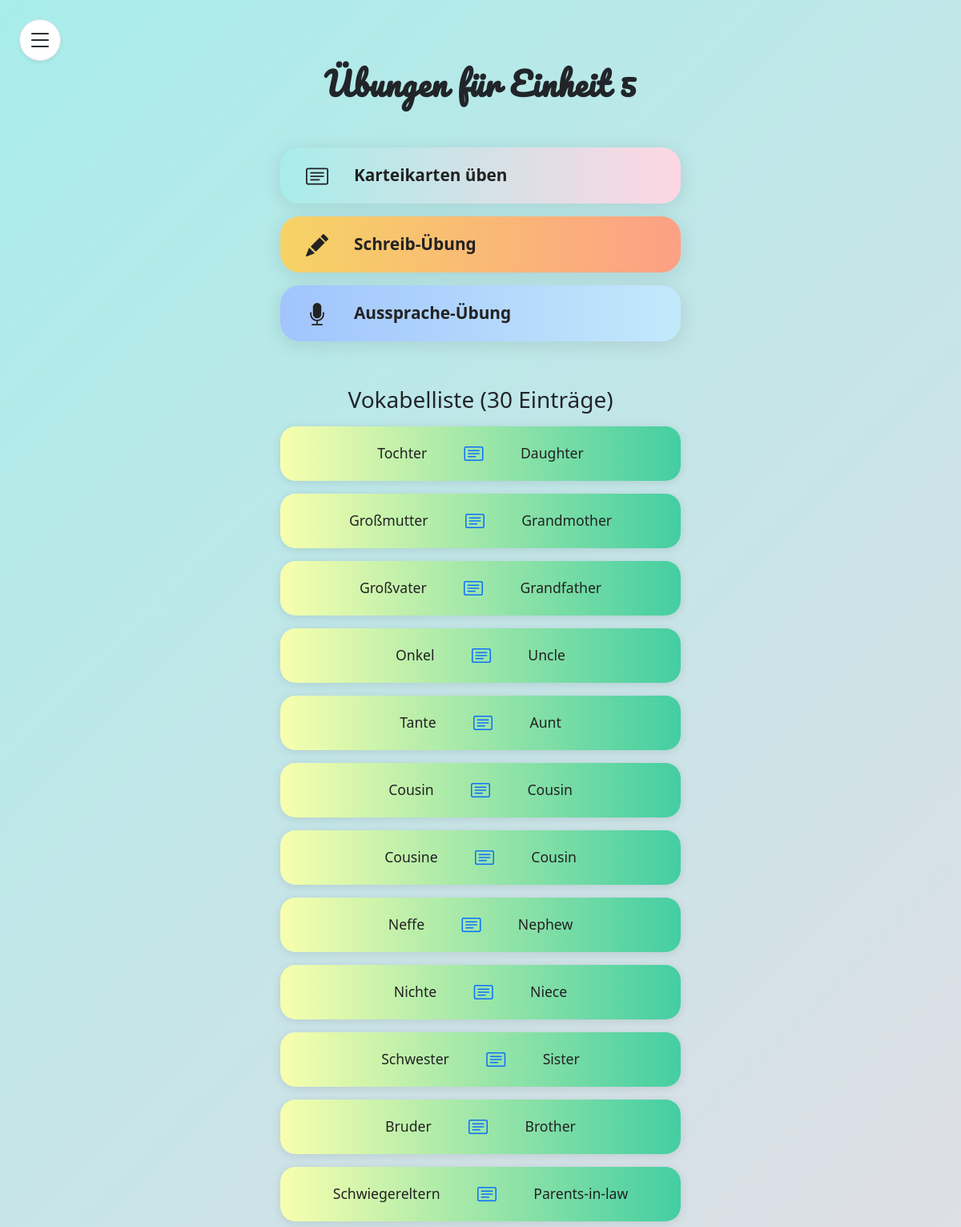
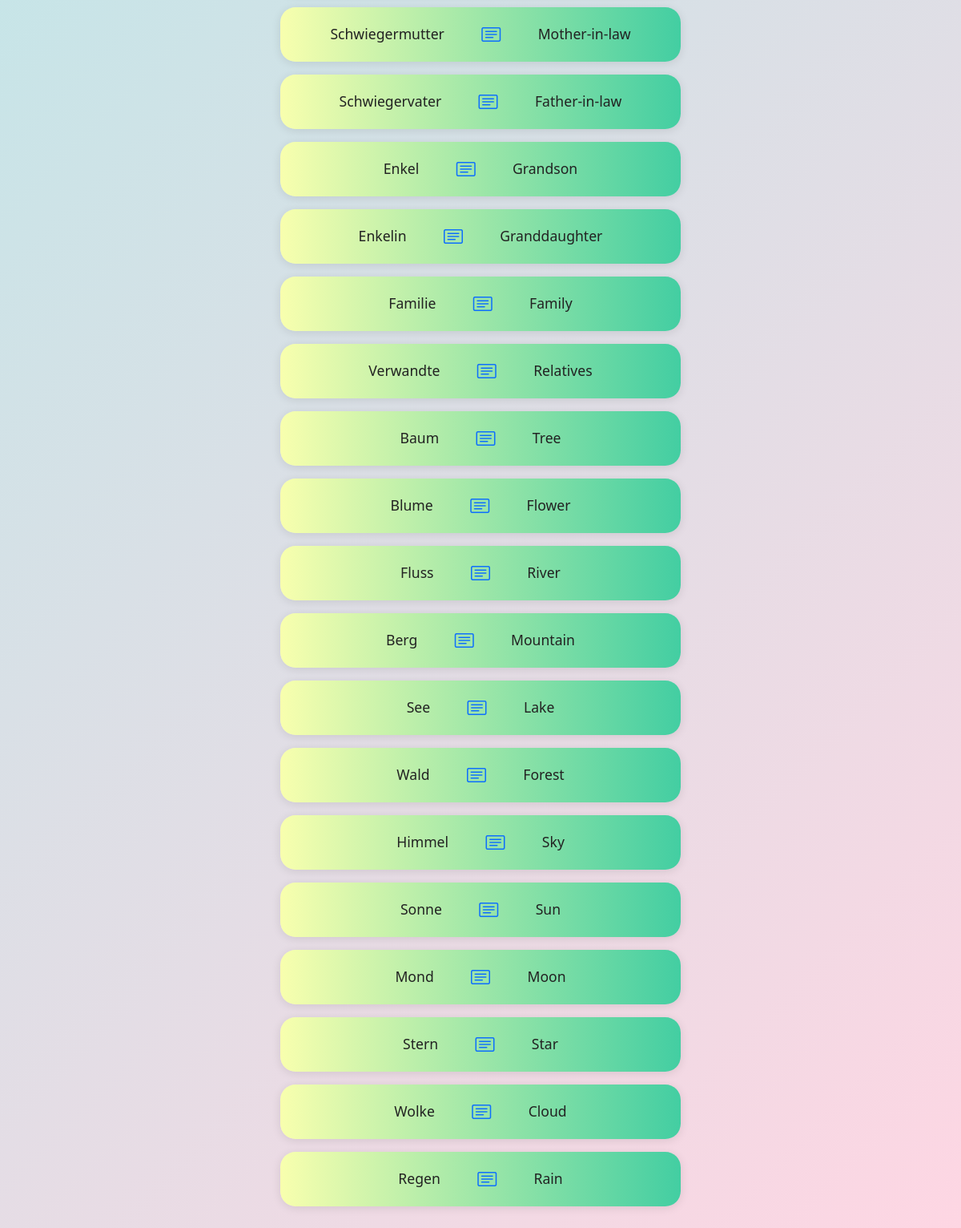
The page /karteikartenListe.php?einheit_id=5 (signed in) on the database its author committed (2 pictures, top to bottom).
### tables this page shows
CREATE TABLE Vocab(
    VID INT PriMARY KEY AUTO_INCREMENT,
    EID INT NOT NULL,
    DID INT NOT NULL,
    EinID INT NOT NULL,
    FOREIGN KEY (EID) REFERENCES Englisch_Vocab(EID),
    FOREIGN KEY (DID) REFERENCES Deutsch_Vocab(DID),
    FOREIGN KEY (EinID) REFERENCES Einheit(EinID)
);

CREATE TABLE Deutsch_Vocab (
    DID INT PriMARY KEY AUTO_INCREMENT,
    Wort VARCHAR(255) NOT NULL,
    Audio VARCHAR(255) NOT NULL,
    Bild VARCHAR(255)
);

CREATE TABLE Englisch_Vocab (
    EID INT PriMARY KEY AUTO_INCREMENT,
    Wort VARCHAR(255) NOT NULL,
    Audio VARCHAR(255) NOT NULL,
    Bild VARCHAR(255)
);

### karteiKartenListe.php (the view, shortened to what this page needs)
<?php
$einheit_id = intval($_GET['einheit_id']);
$servername = "localhost";
$username = "root";
$password = "root";
$dbname = "Triolingo";
$conn = new mysqli($servername, $username, $password, $dbname);
$sql = "SELECT v.VID, d.Wort AS Deutsch, e.Wort AS Englisch
        FROM Vocab v
        JOIN Deutsch_Vocab d ON v.DID = d.DID
        JOIN Englisch_Vocab e ON v.EID = e.EID
        WHERE v.EinID = ?";
$stmt = $conn->prepare($sql);
$stmt->bind_param("i", $einheit_id);
$stmt->execute();
$result = $stmt->get_result();
$vocab_count = $result->num_rows;
?>
<!DOCTYPE html>
<html lang="de">
<head>
    <link href="https://cdn.jsdelivr.net/npm/bootstrap@5.3.3/dist/css/bootstrap.min.css" rel="stylesheet">
    <link href="https://cdn.jsdelivr.net/npm/bootstrap-icons/font/bootstrap-icons.css" rel="stylesheet">
</head>
<body>
    <button id="sidebarToggleBtn" class="btn sidebar-toggle-btn border shadow-sm" type="button" data-bs-toggle="offcanvas" data-bs-target="#sidebar" aria-controls="sidebar" aria-label="Menü öffnen">
        <i class="bi bi-list fs-2"></i>
    </button>
    <div class="container-fluid" style="height: 100vh; position: relative;">
        <div class="main-content-center">
            <h2 class="fw-bold mb-4"
                style="letter-spacing:1px; font-family: 'Pacifico', cursive; font-size:2.5rem;">
                Übungen für Einheit <?= $einheit_id ?>
            </h2>
            <div class="exercise-buttons">
                <button onclick="redirectToExercise('karteiKarten')" class="exercise-btn exercise-btn-karteikarten">
                    <i class="bi bi-card-text me-3 fs-3"></i>
                    Karteikarten üben
                </button>
                <button onclick="redirectToExercise('writing')" class="exercise-btn exercise-btn-writing">
                    <i class="bi bi-pencil-fill me-3 fs-3"></i>
                    Schreib-Übung
                </button>
                <button onclick="redirectToExercise('talking')" class="exercise-btn exercise-btn-talking">
                    <i class="bi bi-mic-fill me-3 fs-3"></i>
                    Aussprache-Übung
                </button>
            </div>
            <h3 class="mb-3 mt-4">Vokabelliste (<?= $vocab_count ?> Einträge)</h3>
            <div class="flashcard-list">
                <?php
                if ($result->num_rows > 0) {
                    mysqli_data_seek($result, 0);
                    while ($row = $result->fetch_assoc()) {
                        echo '<div class="flashcard">';
                        echo '<div class="flashcard-content">';
                        echo '<span class="word">' . htmlspecialchars($row['Deutsch']) . '</span>';
                        echo '<span class="icon"><i class="bi bi-card-text"></i></span>';
                        echo '<span class="word">' . htmlspecialchars($row['Englisch']) . '</span>';
                        echo '</div>';
                        echo '</div>';
                    }
                } else {
                    echo '<div class="alert alert-info text-center w-100">Keine Karteikarten gefunden.</div>';
                }
                ?>
            </div>
        </div>
    </div>
</body>
</html>

### karteiKartenListe.php (style rules this page uses)
body { min-height: 100vh; background: linear-gradient(135deg, #a8edea 0%, #fed6e3 100%); background-attachment: fixed; font-family: 'Segoe UI', 'Roboto', Arial, sans-serif; }
.main-content-center { min-height: 100vh; display: flex; flex-direction: column; align-items: center; justify-content: flex-start; padding-top: 80px; padding-bottom: 40px; }
.sidebar-toggle-btn { position: fixed; top: 24px; left: 24px; z-index: 2001; background: #fff; border-radius: 50%; width: 52px; height: 52px; display: flex; align-items: center; justify-content: center; box-shadow: 0 2px 12px rgba(0,0,0,0.10); }
.flashcard-list { width: 100%; max-width: 500px; margin: 0 auto; display: flex; flex-direction: column; gap: 1rem; }
.flashcard { background: linear-gradient(90deg, #f8ffae 0%, #43cea2 100%); border-radius: 1.2rem; box-shadow: 0 2px 12px rgba(0,0,0,0.10); padding: 1rem 1.2rem; display: flex; flex-direction: row; align-items: center; justify-content: center; transition: transform 0.13s, box-shadow 0.13s; position: relative; border: none; min-width: 180px; max-width: 100%; gap: 1.2rem; text-align: center; }
.flashcard .icon { font-size: 1.5rem; color: #0d6efd; margin-bottom: 0; margin-right: 1rem; margin-left: 1rem; }
.flashcard .word { font-size: 1.1rem; font-family: 'Segoe UI', 'Pacifico', cursive; color: #222; margin-bottom: 0; margin-right: 0.7rem; margin-left: 0.7rem; }
.flashcard-content { display: flex; align-items: center; justify-content: center; gap: 1.2rem; width: 100%; }
.exercise-buttons { display: flex; flex-direction: column; align-items: center; gap: 1rem; margin-top: 2rem; margin-bottom: 2rem; width: 100%; max-width: 500px; }
.exercise-btn { width: 100%; min-height: 70px; font-size: 1.3rem; border-radius: 1.5rem; box-shadow: 0 4px 24px rgba(0,0,0,0.10); color: #222; font-weight: 600; border: none; transition: transform 0.13s, box-shadow 0.13s; display: flex; align-items: center; justify-content: flex-start; gap: 1rem; padding-left: 2rem; text-decoration: none; }
.exercise-btn-karteikarten { background: linear-gradient(90deg, #a8edea 0%, #fed6e3 100%); }
.exercise-btn-writing { background: linear-gradient(90deg, #f6d365 0%, #fda085 100%); }
.exercise-btn-talking { background: linear-gradient(90deg, #a1c4fd 0%, #c2e9fb 100%); }

### rows shown on the page
vocab: DID.Wort "Tochter", EID.Wort "Daughter"
vocab: DID.Wort "Großmutter", EID.Wort "Grandmother"
vocab: DID.Wort "Großvater", EID.Wort "Grandfather"
vocab: DID.Wort "Onkel", EID.Wort "Uncle"
vocab: DID.Wort "Tante", EID.Wort "Aunt"
vocab: DID.Wort "Cousin", EID.Wort "Cousin"
vocab: DID.Wort "Cousine", EID.Wort "Cousin"
vocab: DID.Wort "Neffe", EID.Wort "Nephew"
vocab: DID.Wort "Nichte", EID.Wort "Niece"
vocab: DID.Wort "Schwester", EID.Wort "Sister"
vocab: DID.Wort "Bruder", EID.Wort "Brother"
vocab: DID.Wort "Schwiegereltern", EID.Wort "Parents-in-law"
vocab: DID.Wort "Schwiegermutter", EID.Wort "Mother-in-law"
vocab: DID.Wort "Schwiegervater", EID.Wort "Father-in-law"
vocab: DID.Wort "Enkel", EID.Wort "Grandson"
vocab: DID.Wort "Enkelin", EID.Wort "Granddaughter"
vocab: DID.Wort "Familie", EID.Wort "Family"
vocab: DID.Wort "Verwandte", EID.Wort "Relatives"
vocab: DID.Wort "Baum", EID.Wort "Tree"
vocab: DID.Wort "Blume", EID.Wort "Flower"
vocab: DID.Wort "Fluss", EID.Wort "River"
vocab: DID.Wort "Berg", EID.Wort "Mountain"
vocab: DID.Wort "See", EID.Wort "Lake"
vocab: DID.Wort "Wald", EID.Wort "Forest"
vocab: DID.Wort "Himmel", EID.Wort "Sky"
vocab: DID.Wort "Sonne", EID.Wort "Sun"
vocab: DID.Wort "Mond", EID.Wort "Moon"
vocab: DID.Wort "Stern", EID.Wort "Star"
vocab: DID.Wort "Wolke", EID.Wort "Cloud"
vocab: DID.Wort "Regen", EID.Wort "Rain"

### other values the page prints
$einheit_id "5"
$vocab_count "30"
